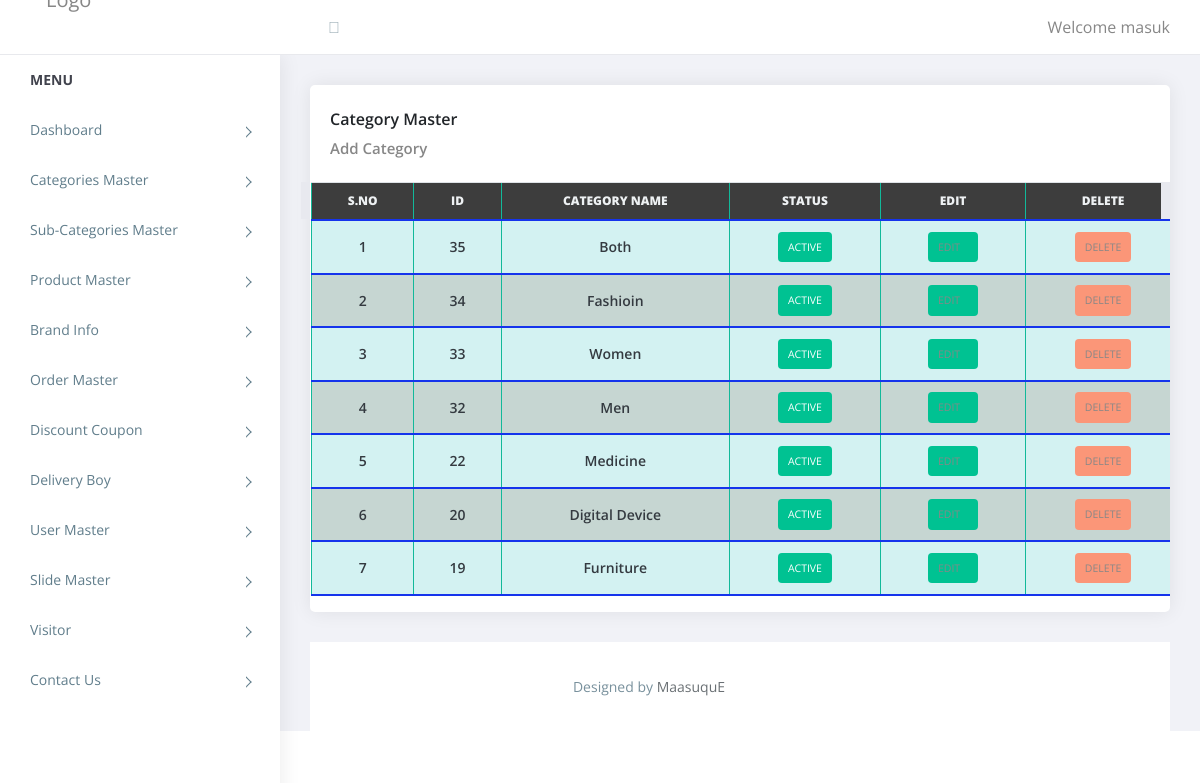
The app's page /admin/category.php (signed in) with its own data.
### tables this page shows
CREATE TABLE `category` (
  `category_id` int(11) NOT NULL,
  `category_name` varchar(255) NOT NULL,
  `status` tinyint(4) NOT NULL
);

### admin/category.php (the view, shortened to what this page needs)
<?php
   require('top.inc.php');
?>
<div class="content pb-0">
            <div class="orders">
               <div class="row">
                  <div class="col-xl-12">
                     <div class="card">
                        <div class="card-body">
                           <h4 class="box-title">Category Master </h4>
						   <h4 class="box_title_link " ><a href="add_category.php">Add Category</a> </h4>
                        </div>
                        <div class="card-body--">
                           <div class="table-stats order-table ov-h">
                              <?php
                                 $sql = "SELECT * FROM category ORDER BY category_id DESC";
                                 $res = mysqli_query($conn,$sql) or die("Query Failed");
                              ?>
                              <table class="table ">
                                 <thead>
                                    <tr>
                                       <th>S.No</th>
                                       <th>ID</th>
                                       <th>Category Name</th>
                                       <th>Status</th>
                                       <th>Edit</th>
                                       <th>Delete</th>
                                    </tr>
                                 </thead>
                                 <tbody>
                                  <?php $i=1; while($row = mysqli_fetch_assoc($res)){ ?>
									         <tr>
                                       <td><?php echo $i++; ?></td>
                                       <td><?php echo $row['category_id']; ?></td>
									            <td><?php echo $row['category_name']; ?></td>
                                       <td><?php
                                          if($row['status'] == '1'){
                                             echo "<span class='badge badge-complete'><a style='color:white' href='category.php?type=status&sts=".$row['status']."&cid=".$row['category_id']."'>Active</a></span>";
                                          }else{
                                             echo "<span class='badge badge-pending'><a style='color:white' href='category.php?type=status&sts=".$row['status']."&cid=".$row['category_id']."'>Deactive</a></span>";
                                          }
                                       ?></td>
                                       <td class='edit'><span class='badge badge-complete'><a href='update-category.php?cid=<?php echo $row['category_id']; ?>'>Edit<i class='fa fa-edit'></i></a></span></td>
                                       <td class='delete'><span class='badge badge-pending'><a href='category.php?type=delete&cid=<?php echo $row['category_id']; ?>'>Delete</a></span></td>
                                    </tr>
                                  <?php } ?>
                                 </tbody>
                              </table>
                           </div>
                        </div>
                     </div>
                  </div>
               </div>
            </div>
		  </div>
<?php
require('footer.inc.php');
?>

### admin/assets/css/style.css (style rules this page uses)
body { display: table; font-family: open sans, sans-serif; font-size: 16px; width: 100% }
a, button { text-decoration: none; outline: none!important; color: #878787; -webkit-transition: all .25s ease; transition: all .25s ease }
h1, h2, h3, h4, h5, h6 { margin: 0 }
.pb-0 { padding-bottom: 0 }
.ov-h { overflow: hidden }
.order-table { position: relative }
.order-table:after, .order-table:before { content: ""; position: absolute; top: 0; height: 37px; width: 10px; background: #e8e9ef }
.order-table:after { right: -1px }
.order-table:before { left: -1px }
.order-table tr th { background: #e8e9ef }
.order-table .badge { color: #fff; padding: 10px; text-transform: uppercase; font-weight: 400 }
.order-table .badge-complete { background: #00c292 }
.order-table .badge-pending { background: #fb9678 }
.content { float: left; padding: 1.875em; width: 100% }
.card { margin-bottom: 1.875em; border-radius: 5px; padding: 0; border: 0 solid transparent; -webkit-box-shadow: 0 0 20px rgba(0, 0, 0, .08); box-shadow: 0 0 20px rgba(0, 0, 0, .08) }
.card .box-title { font-weight: 600; font-size: 1em; padding: 5px 0 }
.card .card-body { float: left; padding: 1.25em; position: relative; width: 100% }
.card h4 { font-size: 1.1rem }
.table-stats table { font-family: open sans; margin-left: 10px; }
.table-stats table td { border: none; border-bottom: 2px solid #1534ec; color: #137ee8; font-size: 12px; font-weight: 800; padding: .75em 1.25em; text-transform: uppercase; }
.table-stats table tr:nth-child(even) { background: rgb(186 206 200 / 82%); }
.table-stats table tr:nth-child(odd) { background: rgb(123 216 216 / 33%); }
.table-stats table td { color: #343a40; border-left: 1px solid #12b99a; font-size: 14px; font-weight: 600; text-transform: capitalize; vertical-align: middle }
.table-stats .table thead th { background: #312e2eeb; border-bottom: 2px solid #1534ec; border-left: 1px solid #12b99a; color: #eef1f3; font-size: 12px; font-weight: 800; padding: .75em 1.25em; text-transform: uppercase; text-align: center; }
.table-stats { margin-left: -9px; text-align: center; }
@media (max-width:1368px) { .card-body { padding: 15px } }
.box_title_link { font-weight: 600; font-size: 15px !important; padding: 5px 0; }

### records on screen
category: category_id "35", category_name "Both"
category: category_id "34", category_name "Fashioin"
category: category_id "33", category_name "Women"
category: category_id "32", category_name "Men"
category: category_id "22", category_name "Medicine"
category: category_id "20", category_name "Digital Device"
category: category_id "19", category_name "Furniture"

### other values on screen
$_SESSION['username'] "masuk"
